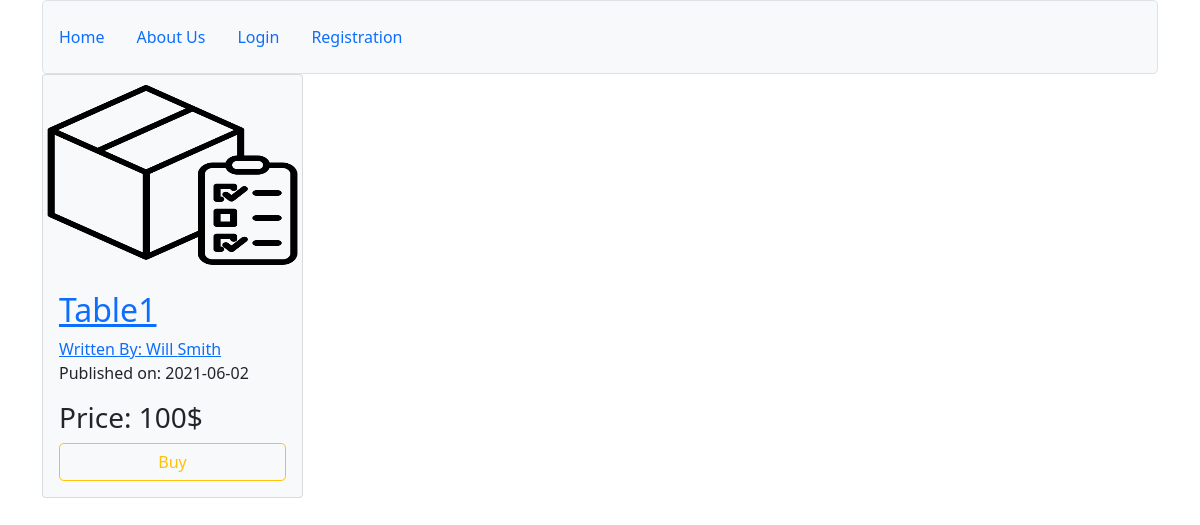
/2, run on the app's committed database.
### myproject/modles.py (models this page shows, shortened)
class Product(db.Model, UserMixin):
    __tablename__ = 'products'
    users = db.relationship(User)
    id = db.Column(db.Integer, primary_key=True)
    user_id = db.Column(db.Integer, db.ForeignKey('users.id'), nullable=False)
    product_name = db.Column(db.String(64), nullable=False)
    product_info = db.Column(db.Text, nullable=False)
    product_price = db.Column(db.String(64), nullable=False)
    product_image = db.Column(db.String(128), nullable=False, default='default_product_image.png')
    date = db.Column(db.DateTime, nullable=False, default=datetime.utcnow)
    buyers = db.relationship('Buyer', backref='products', lazy=True)

class User(db.Model, UserMixin):
    __tablename__ = 'users'
    id = db.Column(db.Integer, primary_key=True)
    name = db.Column(db.String(64))
    surname = db.Column(db.String(64))
    phone = db.Column(db.Integer, unique=True, index=True)
    email = db.Column(db.String(128), unique=True, index=True)
    profile_image = db.Column(db.String(128), nullable=False, default='default_profile_image.png')
    password_hash = db.Column(db.String(128))
    products = db.relationship('Product', backref='author', lazy=True)
    buyers = db.relationship('Buyer', backref='author', lazy=True)

### myproject/users/views.py (the view)
@users.route("/<email>")
def user_posts(email):
    page = request.args.get('page',1,type=int)
    user = User.query.filter_by(email=email).first_or_404()
    product_posts = Product.query.filter_by(author=user).order_by(Product.date.desc()).paginate(page=page,per_page=5)
    return render_template('user_product_posts.html', product_posts=product_posts, user=user)

### myproject/product/views.py (called while the page is built)
@products.route('/<int:product_id>')
def product(product_id):
    my_product = Product.query.get_or_404(product_id)
    return render_template('product.html', my_product=my_product)

### myproject/templates/product.html (shortened to what this page needs)
{% extends 'base.html' %}
{% block content %}
        <div class="row ">
            <div class="col-3">
                <div class="card bg-light">
                    <img src="{{url_for('static', filename='product_pics/'+my_product.product_image)}}" class="card-img-top" height="200px">
                    <div class="card-body">
                        <h2>
                            <a class="card-title" href="{{url_for('products.product', product_id=my_product.id)}}">{{my_product.product_name}}</a>
                        </h2>
                        <a href="{{url_for('users.user_posts', email=my_product.author.email)}}">Written By: {{my_product.author.name}} {{my_product.author.surname}}</a>
                        <p>Published on: {{my_product.date.strftime('%Y-%m-%d')}}</p>
                        <h3>Price: {{my_product.product_price}}</h3>
                        {% if  my_product.author != current_user%}
                            <a href="{{url_for('products.buy_product', product_id=my_product.id)}}" class="btn btn-outline-warning rounded-3 w-100">Buy</a>
                        {% endif %}
                    </div>
                </div>
            </div>
        </div>
{% endblock %}

### data on the page
Product: product_image (placeholder picture), product_name "Table1", date "2021-06-02", product_price "100$"
User: author.name "Will", author.surname "Smith"
